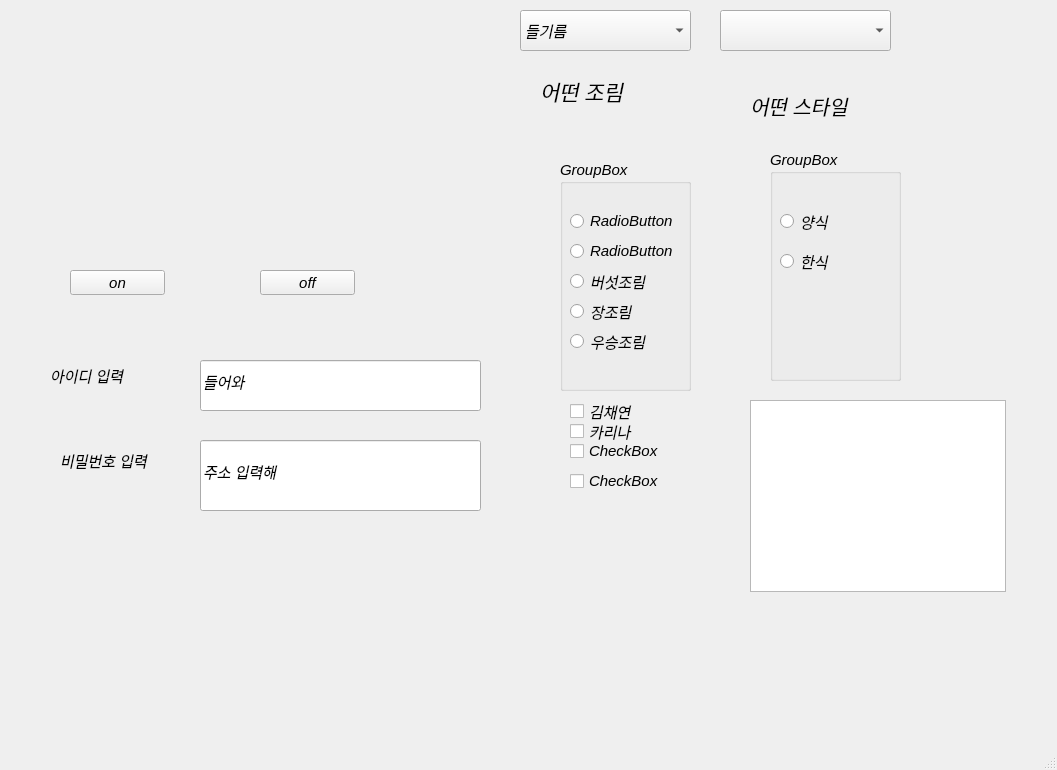
<?xml version="1.0" encoding="UTF-8"?>
<ui version="4.0">
 <class>MainWindow</class>
 <widget class="QMainWindow" name="MainWindow">
  <property name="geometry">
   <rect>
    <x>0</x>
    <y>0</y>
    <width>1057</width>
    <height>770</height>
   </rect>
  </property>
  <property name="font">
   <font>
    <pointsize>11</pointsize>
    <italic>true</italic>
   </font>
  </property>
  <property name="windowTitle">
   <string>MainWindow</string>
  </property>
  <widget class="QWidget" name="centralwidget">
   <widget class="QPushButton" name="pushButton1">
    <property name="geometry">
     <rect>
      <x>70</x>
      <y>270</y>
      <width>95</width>
      <height>25</height>
     </rect>
    </property>
    <property name="text">
     <string>on</string>
    </property>
   </widget>
   <widget class="QPushButton" name="pushButton2">
    <property name="geometry">
     <rect>
      <x>260</x>
      <y>270</y>
      <width>95</width>
      <height>25</height>
     </rect>
    </property>
    <property name="text">
     <string>off</string>
    </property>
   </widget>
   <widget class="QLabel" name="label">
    <property name="geometry">
     <rect>
      <x>40</x>
      <y>30</y>
      <width>191</width>
      <height>221</height>
     </rect>
    </property>
    <property name="layoutDirection">
     <enum>Qt::LayoutDirection::LeftToRight</enum>
    </property>
    <property name="text">
     <string/>
    </property>
    <property name="pixmap">
     <pixmap resource="kari.qrc">:/newPrefix/news-p.v1.202508.c90bf1d41da64297a5c5666d4a119a16_P1.webp</pixmap>
    </property>
    <property name="scaledContents">
     <bool>true</bool>
    </property>
   </widget>
   <widget class="QLabel" name="label_2">
    <property name="geometry">
     <rect>
      <x>240</x>
      <y>20</y>
      <width>201</width>
      <height>221</height>
     </rect>
    </property>
    <property name="text">
     <string/>
    </property>
    <property name="pixmap">
     <pixmap resource="kari.qrc">:/newPrefix/401452_490340_4225.jpg</pixmap>
    </property>
    <property name="scaledContents">
     <bool>true</bool>
    </property>
   </widget>
   <widget class="QLineEdit" name="lineEdit">
    <property name="geometry">
     <rect>
      <x>200</x>
      <y>360</y>
      <width>281</width>
      <height>51</height>
     </rect>
    </property>
    <property name="text">
     <string>들어와</string>
    </property>
   </widget>
   <widget class="QLineEdit" name="lineEdit_2">
    <property name="geometry">
     <rect>
      <x>200</x>
      <y>440</y>
      <width>281</width>
      <height>71</height>
     </rect>
    </property>
    <property name="text">
     <string>주소 입력해</string>
    </property>
   </widget>
   <widget class="QLabel" name="label_3">
    <property name="geometry">
     <rect>
      <x>50</x>
      <y>360</y>
      <width>91</width>
      <height>31</height>
     </rect>
    </property>
    <property name="text">
     <string>아이디 입력</string>
    </property>
   </widget>
   <widget class="QLabel" name="label_4">
    <property name="geometry">
     <rect>
      <x>60</x>
      <y>440</y>
      <width>101</width>
      <height>41</height>
     </rect>
    </property>
    <property name="text">
     <string>비밀번호 입력</string>
    </property>
   </widget>
   <widget class="QRadioButton" name="radioButton">
    <property name="geometry">
     <rect>
      <x>570</x>
      <y>210</y>
      <width>111</width>
      <height>22</height>
     </rect>
    </property>
    <property name="text">
     <string>RadioButton</string>
    </property>
   </widget>
   <widget class="QRadioButton" name="radioButton_2">
    <property name="geometry">
     <rect>
      <x>570</x>
      <y>240</y>
      <width>111</width>
      <height>22</height>
     </rect>
    </property>
    <property name="text">
     <string>RadioButton</string>
    </property>
   </widget>
   <widget class="QRadioButton" name="radioButton_3">
    <property name="geometry">
     <rect>
      <x>570</x>
      <y>270</y>
      <width>111</width>
      <height>22</height>
     </rect>
    </property>
    <property name="text">
     <string>버섯조림</string>
    </property>
   </widget>
   <widget class="QRadioButton" name="radioButton_4">
    <property name="geometry">
     <rect>
      <x>570</x>
      <y>300</y>
      <width>111</width>
      <height>22</height>
     </rect>
    </property>
    <property name="text">
     <string>장조림</string>
    </property>
   </widget>
   <widget class="QRadioButton" name="radioButton_5">
    <property name="geometry">
     <rect>
      <x>570</x>
      <y>330</y>
      <width>111</width>
      <height>22</height>
     </rect>
    </property>
    <property name="text">
     <string>우승조림</string>
    </property>
   </widget>
   <widget class="QLabel" name="label_5">
    <property name="geometry">
     <rect>
      <x>540</x>
      <y>40</y>
      <width>171</width>
      <height>101</height>
     </rect>
    </property>
    <property name="font">
     <font>
      <pointsize>16</pointsize>
      <italic>true</italic>
     </font>
    </property>
    <property name="text">
     <string>어떤 조림</string>
    </property>
   </widget>
   <widget class="QRadioButton" name="radioButton_6">
    <property name="geometry">
     <rect>
      <x>780</x>
      <y>210</y>
      <width>111</width>
      <height>22</height>
     </rect>
    </property>
    <property name="text">
     <string>양식</string>
    </property>
   </widget>
   <widget class="QRadioButton" name="radioButton_7">
    <property name="geometry">
     <rect>
      <x>780</x>
      <y>250</y>
      <width>111</width>
      <height>22</height>
     </rect>
    </property>
    <property name="text">
     <string>한식</string>
    </property>
   </widget>
   <widget class="QGroupBox" name="groupBox">
    <property name="geometry">
     <rect>
      <x>560</x>
      <y>160</y>
      <width>131</width>
      <height>231</height>
     </rect>
    </property>
    <property name="title">
     <string>GroupBox</string>
    </property>
   </widget>
   <widget class="QGroupBox" name="groupBox_2">
    <property name="geometry">
     <rect>
      <x>770</x>
      <y>150</y>
      <width>131</width>
      <height>231</height>
     </rect>
    </property>
    <property name="title">
     <string>GroupBox</string>
    </property>
   </widget>
   <widget class="QLabel" name="label_6">
    <property name="geometry">
     <rect>
      <x>750</x>
      <y>70</y>
      <width>141</width>
      <height>71</height>
     </rect>
    </property>
    <property name="font">
     <font>
      <pointsize>15</pointsize>
      <italic>true</italic>
     </font>
    </property>
    <property name="text">
     <string>어떤 스타일</string>
    </property>
   </widget>
   <widget class="QCheckBox" name="checkBox">
    <property name="geometry">
     <rect>
      <x>570</x>
      <y>400</y>
      <width>91</width>
      <height>22</height>
     </rect>
    </property>
    <property name="text">
     <string>김채연</string>
    </property>
   </widget>
   <widget class="QCheckBox" name="checkBox_2">
    <property name="geometry">
     <rect>
      <x>570</x>
      <y>420</y>
      <width>91</width>
      <height>22</height>
     </rect>
    </property>
    <property name="text">
     <string>카리나</string>
    </property>
   </widget>
   <widget class="QCheckBox" name="checkBox_3">
    <property name="geometry">
     <rect>
      <x>570</x>
      <y>440</y>
      <width>91</width>
      <height>22</height>
     </rect>
    </property>
    <property name="text">
     <string>CheckBox</string>
    </property>
   </widget>
   <widget class="QCheckBox" name="checkBox_4">
    <property name="geometry">
     <rect>
      <x>570</x>
      <y>470</y>
      <width>91</width>
      <height>22</height>
     </rect>
    </property>
    <property name="text">
     <string>CheckBox</string>
    </property>
   </widget>
   <widget class="QComboBox" name="comboBox">
    <property name="geometry">
     <rect>
      <x>520</x>
      <y>10</y>
      <width>171</width>
      <height>41</height>
     </rect>
    </property>
    <item>
     <property name="text">
      <string>들기름</string>
     </property>
    </item>
    <item>
     <property name="text">
      <string>참기름</string>
     </property>
    </item>
    <item>
     <property name="text">
      <string>고추장</string>
     </property>
    </item>
   </widget>
   <widget class="QComboBox" name="comboBox_2">
    <property name="geometry">
     <rect>
      <x>720</x>
      <y>10</y>
      <width>171</width>
      <height>41</height>
     </rect>
    </property>
   </widget>
   <widget class="QListWidget" name="listWidget">
    <property name="geometry">
     <rect>
      <x>750</x>
      <y>400</y>
      <width>256</width>
      <height>192</height>
     </rect>
    </property>
   </widget>
   <zorder>groupBox_2</zorder>
   <zorder>groupBox</zorder>
   <zorder>pushButton1</zorder>
   <zorder>pushButton2</zorder>
   <zorder>label</zorder>
   <zorder>label_2</zorder>
   <zorder>lineEdit</zorder>
   <zorder>lineEdit_2</zorder>
   <zorder>label_3</zorder>
   <zorder>label_4</zorder>
   <zorder>radioButton</zorder>
   <zorder>radioButton_2</zorder>
   <zorder>radioButton_3</zorder>
   <zorder>radioButton_4</zorder>
   <zorder>radioButton_5</zorder>
   <zorder>label_5</zorder>
   <zorder>radioButton_6</zorder>
   <zorder>radioButton_7</zorder>
   <zorder>label_6</zorder>
   <zorder>checkBox</zorder>
   <zorder>checkBox_2</zorder>
   <zorder>checkBox_3</zorder>
   <zorder>checkBox_4</zorder>
   <zorder>comboBox</zorder>
   <zorder>comboBox_2</zorder>
   <zorder>listWidget</zorder>
  </widget>
  <widget class="QMenuBar" name="menubar">
   <property name="geometry">
    <rect>
     <x>0</x>
     <y>0</y>
     <width>1057</width>
     <height>27</height>
    </rect>
   </property>
  </widget>
  <widget class="QStatusBar" name="statusbar"/>
 </widget>
 <resources>
  <include location="kari.qrc"/>
  <include location="../.designer/backup/kari.qrc"/>
 </resources>
 <connections/>
</ui>
